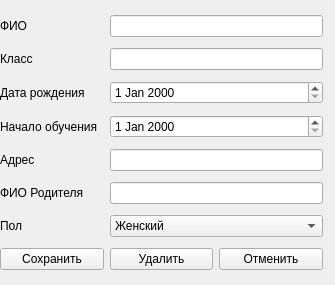
<?xml version="1.0" encoding="UTF-8"?>
<ui version="4.0">
 <class>Form</class>
 <widget class="QWidget" name="Form">
  <property name="geometry">
   <rect>
       <x>0</x>
       <y>0</y>
       <width>335</width>
       <height>285</height>
   </rect>
  </property>
  <property name="windowTitle">
   <string>Form</string>
  </property>
     <widget class="QWidget" name="gridLayoutWidget">
         <property name="geometry">
             <rect>
                 <x>0</x>
                 <y>10</y>
                 <width>323</width>
                 <height>269</height>
             </rect>
         </property>
         <layout class="QGridLayout" name="gridLayout">
             <item row="4" column="0">
                 <widget class="QLabel" name="label_5">
                     <property name="text">
                         <string>Адрес</string>
                     </property>
                 </widget>
             </item>
             <item row="7" column="0">
                 <widget class="QPushButton" name="btn_save">
                     <property name="text">
                         <string>Сохранить</string>
                     </property>
                 </widget>
             </item>
             <item row="6" column="1" colspan="2">
                 <widget class="QComboBox" name="comboBox_gender">
                     <item>
                         <property name="text">
                             <string>Женский</string>
                         </property>
                     </item>
                     <item>
                         <property name="text">
                             <string>Мужской</string>
                         </property>
                     </item>
                 </widget>
             </item>
             <item row="0" column="0">
                 <widget class="QLabel" name="label">
                     <property name="text">
                         <string>ФИО</string>
                     </property>
                 </widget>
             </item>
             <item row="5" column="0">
                 <widget class="QLabel" name="label_6">
                     <property name="text">
                         <string>ФИО Родителя</string>
                     </property>
                 </widget>
             </item>
             <item row="4" column="1" colspan="2">
                 <widget class="QLineEdit" name="lineEdit_address"/>
             </item>
             <item row="6" column="0">
                 <widget class="QLabel" name="label_7">
                     <property name="text">
                         <string>Пол</string>
                     </property>
                 </widget>
             </item>
             <item row="3" column="0">
                 <widget class="QLabel" name="label_4">
                     <property name="text">
                         <string>Начало обучения</string>
                     </property>
                 </widget>
             </item>
             <item row="7" column="1">
                 <widget class="QPushButton" name="btn_delete">
                     <property name="text">
                         <string>Удалить</string>
                     </property>
                 </widget>
             </item>
             <item row="5" column="1" colspan="2">
                 <widget class="QLineEdit" name="lineEdit_parentName"/>
             </item>
             <item row="7" column="2">
                 <widget class="QPushButton" name="btn_cancel">
                     <property name="text">
                         <string>Отменить</string>
                     </property>
                 </widget>
             </item>
             <item row="2" column="0">
                 <widget class="QLabel" name="label_3">
                     <property name="text">
                         <string>Дата рождения</string>
                     </property>
                 </widget>
             </item>
             <item row="1" column="0">
                 <widget class="QLabel" name="label_2">
                     <property name="text">
                         <string>Класс</string>
                     </property>
                 </widget>
             </item>
             <item row="3" column="1" colspan="2">
                 <widget class="QDateEdit" name="dateEdit_startStudy"/>
             </item>
             <item row="2" column="1" colspan="2">
                 <widget class="QDateEdit" name="dateEdit_birthDate"/>
             </item>
             <item row="1" column="1" colspan="2">
                 <widget class="QLineEdit" name="lineEdit_class"/>
             </item>
             <item row="0" column="1" colspan="2">
                 <widget class="QLineEdit" name="lineEdit_name"/>
             </item>
         </layout>
  </widget>
 </widget>
 <resources/>
 <connections/>
</ui>
